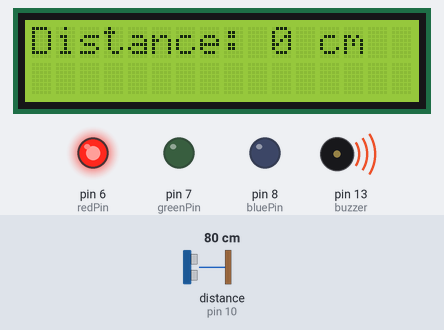
The sketch below on a simulated Arduino Uno, built with avr-gcc and run on an emulated ATmega328P. Parts: 16×2 character LCD, output pins drawn as LEDs (lit = HIGH), buzzer (waves = sounding). Wiring (inferred from the names in the program): ultrasonic range finder: trigger pin 9; echo pin 10. The inputs (shaded band) are chosen by the test bench; at power-on: distance to the obstacle (sensor on pin 10) 80 cm. The echo pulse lasts 58.3 µs per cm; pins used as bus, display or sensor lines are not drawn.

Above: at 1.2 s.
1.3 s: distance to the obstacle (sensor on pin 10) set to 18 cm
At 1.9 s:
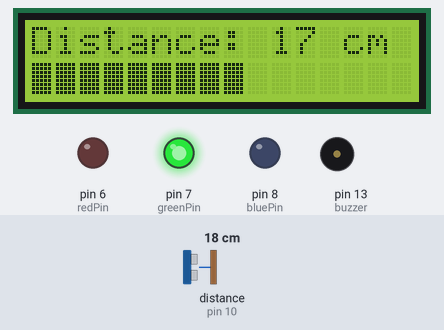
3.0 s: distance to the obstacle (sensor on pin 10) set to 12 cm
At 3.5 s:
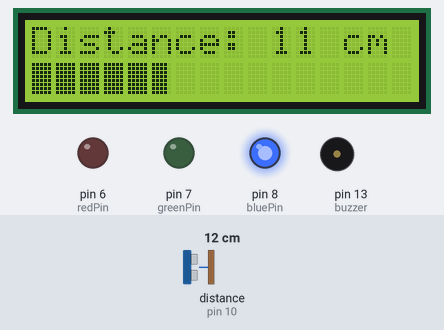
4.6 s: distance to the obstacle (sensor on pin 10) set to 2 cm
At 5.1 s:
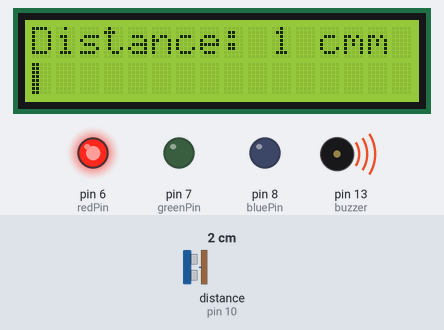
6.1 s: distance to the obstacle (sensor on pin 10) set to 4 cm
At 6.6 s:
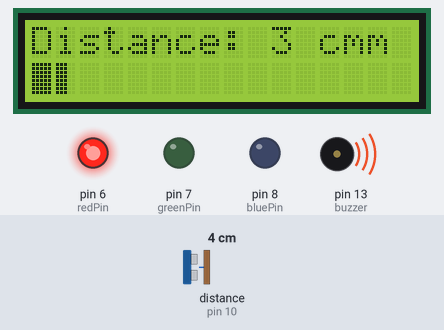
7.6 s: distance to the obstacle (sensor on pin 10) set to 9 cm
At 8.1 s:
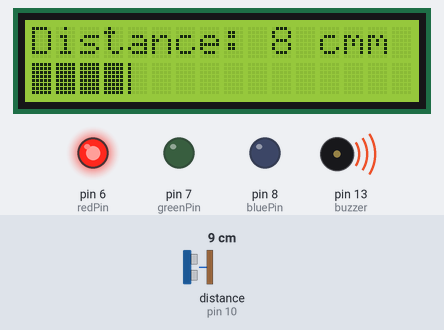
9.1 s: distance to the obstacle (sensor on pin 10) set to 35 cm
At 9.8 s:
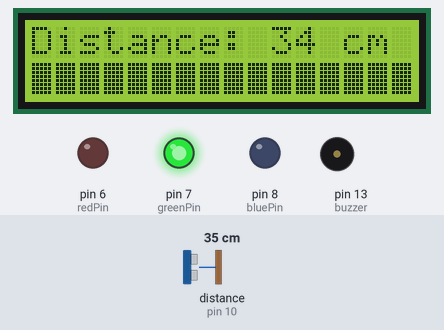
Timing chart, 0 to 11.6 s (numbered marks = the images above; inputs shaded):
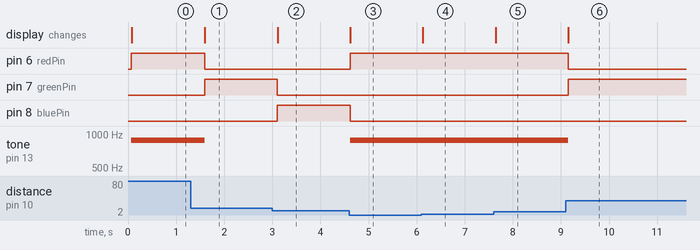

Measured:
- after the input at 1.3 s, pin 6 (redPin): HIGH → LOW after 0.29 s; pin 7 (greenPin): LOW → HIGH after 0.29 s; tone on pin 13 (buzzer): 880 Hz → silent after 0.29 s; the display: changes after 0.30 s (image 1)
- after the input at 3.0 s, pin 7 (greenPin): HIGH → LOW after 0.10 s; pin 8 (bluePin): LOW → HIGH after 0.10 s; the display: changes after 0.11 s (image 2)
- after the input at 4.6 s, pin 6 (redPin): LOW → HIGH at once; pin 8 (bluePin): HIGH → LOW at once; tone on pin 13 (buzzer): silent → 880 Hz at once; the display: changes at once (image 3)
- after the input at 6.1 s, the display: changes at once (image 4)
- after the input at 7.6 s, the display: changes at once (image 5)
- after the input at 9.1 s, pin 6 (redPin): HIGH → LOW after 0.05 s; pin 7 (greenPin): LOW → HIGH after 0.05 s; tone on pin 13 (buzzer): 880 Hz → silent after 0.05 s; the display: changes after 0.05 s (image 6)

The sketch:

sr04_lcd.ino
```cpp
// includes the LiquidCrystal Library
#include <LiquidCrystal.h>

// includes the LcdBarGraph Library
#include <LcdBarGraph.h>

// Maximum distance we want to ping for (in centimeters).
#define max_distance 30

// Creates an LCD object. Parameters: (rs, enable, d4, d5, d6, d7)
LiquidCrystal lcd(12, 11, 5, 4, 3, 2);

LcdBarGraph lbg(&lcd, 16, 0, 1); // Creates an LCD Bargraph object.

const int trigPin = 9;
const int echoPin = 10;
int redPin= 6;
int greenPin = 7;
int bluePin = 8;
int buzzer = 13;
long duration;
int distance;
const int freq1 = 220; //Low Note A
const int freq2 = freq1 * 2; //Med
const int freq3 = freq1 * 3; //Hi
const int freq4 = freq1 * 4; //Very Hi
boolean play=false;

void setup()
{
//  Serial.begin(9600);
  lcd.begin(16,2); // Initializes the interface to the LCD screen

  pinMode(trigPin, OUTPUT);
  pinMode(echoPin, INPUT);
  pinMode(redPin, OUTPUT);
  pinMode(greenPin, OUTPUT);
  pinMode(bluePin, OUTPUT);
}

void setColor(int redValue, int greenValue, int blueValue) {
  analogWrite(redPin, redValue);
  analogWrite(greenPin, greenValue);
  analogWrite(bluePin, blueValue);
}

void makeBeep(int intervalSeconds, int howlongSeconds, int freq) {
  tone(buzzer, freq, howlongSeconds * 1000);
}

void loop()
{
  // Write a pulse to the HC-SR04 Trigger Pin
  digitalWrite(trigPin, LOW);
  delayMicroseconds(2);
  digitalWrite(trigPin, HIGH);
  delayMicroseconds(10);
  digitalWrite(trigPin, LOW);

  // Measure the response from the HC-SR04 Echo Pin
  duration = pulseIn(echoPin, HIGH, 5000);

  // Determine distance from duration
  // Use 343 metres per second as speed of sound
  distance= duration*0.034/2;

  if(distance<=8){
    setColor(255, 0, 0);
    play=true;
    }
  else if(distance>=8 && distance<=15){
    setColor(0, 0, 255);
    play=false;
    }
  else{
    setColor(0, 255, 0);
    play=false;
    }
  if (play == true) {
    makeBeep(1, 1, freq1); // Desc: in 1 second ahead beep an "A" note in 1 second length
    makeBeep(5, 1, freq1);
    makeBeep(5, 1, freq2);
    makeBeep(1, 1, freq3);
    makeBeep(1, 1, freq4);
    }
  if(play==false){
    noTone(buzzer);
    }

//  Serial.println(distance);

  // Prints "Distance: <value>" on the first line of the LCD
  lcd.setCursor(0,0);
  lcd.print("Distance: ");
  lcd.print(distance);
  lcd.print(" cm");

  // Draws bargraph on the second line of the LCD
  lcd.setCursor(0,1);
  lbg.drawValue(distance, max_distance);
  delay(500);
}
```
